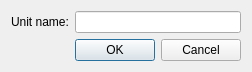
<?xml version="1.0" encoding="UTF-8"?>
<ui version="4.0">
 <class>ConfigDialog</class>
 <widget class="QDialog" name="ConfigDialog">
  <property name="geometry">
   <rect>
    <x>0</x>
    <y>0</y>
    <width>252</width>
    <height>69</height>
   </rect>
  </property>
  <property name="windowTitle">
   <string>Configuration</string>
  </property>
  <layout class="QVBoxLayout" name="verticalLayout">
   <item>
    <layout class="QHBoxLayout" name="horizontalLayout">
     <item>
      <widget class="QLabel" name="label">
       <property name="text">
        <string>Unit name:</string>
       </property>
       <property name="buddy">
        <cstring>name</cstring>
       </property>
      </widget>
     </item>
     <item>
      <widget class="QLineEdit" name="name">
       <property name="sizePolicy">
        <sizepolicy hsizetype="Expanding" vsizetype="Fixed">
         <horstretch>0</horstretch>
         <verstretch>0</verstretch>
        </sizepolicy>
       </property>
      </widget>
     </item>
    </layout>
   </item>
   <item>
    <widget class="QDialogButtonBox" name="buttonBox">
     <property name="orientation">
      <enum>Qt::Horizontal</enum>
     </property>
     <property name="standardButtons">
      <set>QDialogButtonBox::Cancel|QDialogButtonBox::Ok</set>
     </property>
    </widget>
   </item>
  </layout>
 </widget>
 <tabstops>
  <tabstop>name</tabstop>
  <tabstop>buttonBox</tabstop>
 </tabstops>
 <resources/>
 <connections>
  <connection>
   <sender>buttonBox</sender>
   <signal>accepted()</signal>
   <receiver>ConfigDialog</receiver>
   <slot>accept()</slot>
   <hints>
    <hint type="sourcelabel">
     <x>248</x>
     <y>254</y>
    </hint>
    <hint type="destinationlabel">
     <x>157</x>
     <y>274</y>
    </hint>
   </hints>
  </connection>
  <connection>
   <sender>buttonBox</sender>
   <signal>rejected()</signal>
   <receiver>ConfigDialog</receiver>
   <slot>reject()</slot>
   <hints>
    <hint type="sourcelabel">
     <x>316</x>
     <y>260</y>
    </hint>
    <hint type="destinationlabel">
     <x>286</x>
     <y>274</y>
    </hint>
   </hints>
  </connection>
 </connections>
</ui>
